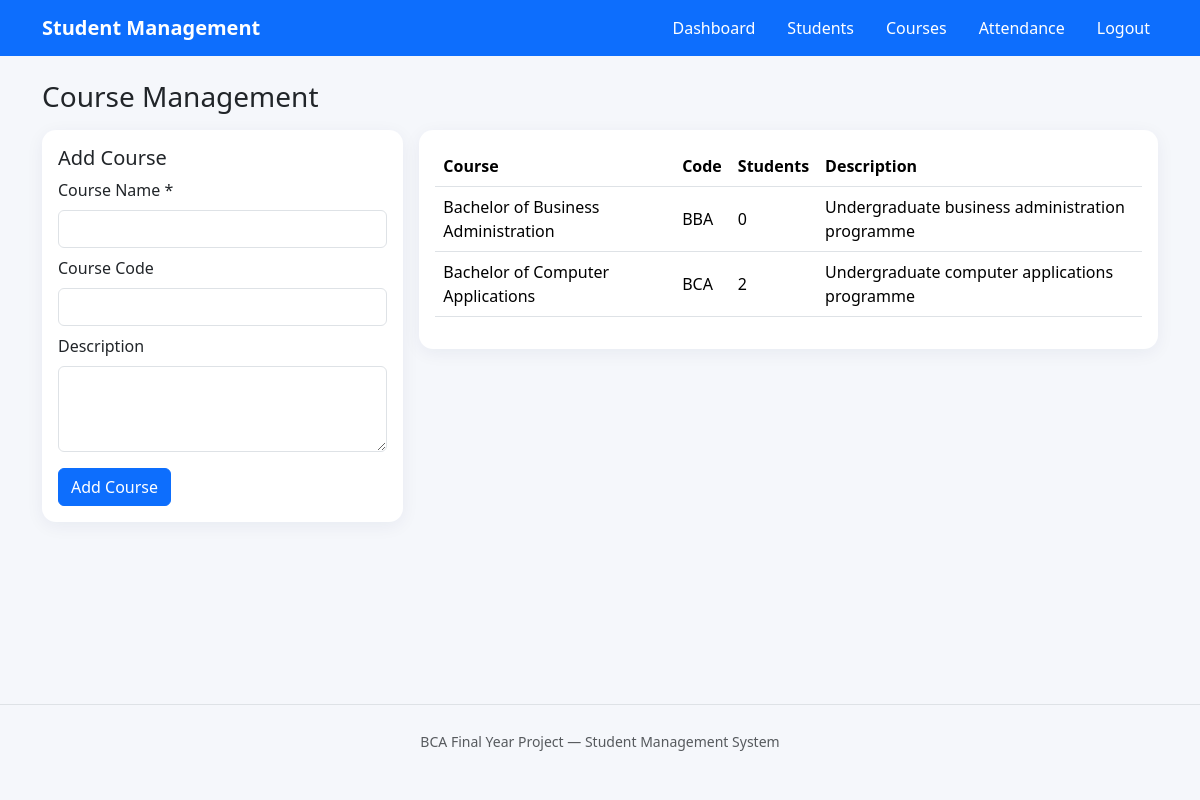
Screenshot of /courses.php (signed in) with the database file from the repository.
### tables this page shows
CREATE TABLE courses (
 id INT AUTO_INCREMENT PRIMARY KEY,
 course_name VARCHAR(120) NOT NULL,
 course_code VARCHAR(30) UNIQUE,
 description TEXT,
 created_at TIMESTAMP DEFAULT CURRENT_TIMESTAMP
);

### auth.php (called while the page is built, shortened)
<?php
function e($value): string {
    return htmlspecialchars((string)$value, ENT_QUOTES, 'UTF-8');
}

### courses.php (the view, shortened to what this page needs)
<?php
require_once 'config/database.php'; require_once 'includes/auth.php'; require_login();
$courses=$pdo->query('SELECT c.*, (SELECT COUNT(*) FROM students s WHERE s.course_id=c.id) AS student_count FROM courses c ORDER BY c.course_name')->fetchAll();
$page_title='Courses'; include 'includes/header.php';
?>
<h1 class="h3 mb-3">Course Management</h1>
<div class="row g-3"><div class="col-lg-4"><div class="card p-3"><h2 class="h5">Add Course</h2>
<form method="post"><input type="hidden" name="csrf_token" value="<?= e(csrf_token()) ?>">
<div class="mb-2"><label class="form-label">Course Name *</label><input class="form-control" name="course_name" required></div>
<div class="mb-2"><label class="form-label">Course Code</label><input class="form-control" name="course_code"></div>
<div class="mb-3"><label class="form-label">Description</label><textarea class="form-control" name="description" rows="3"></textarea></div>
<button class="btn btn-primary">Add Course</button></form></div></div>
<div class="col-lg-8"><div class="card p-3"><div class="table-responsive"><table class="table align-middle">
<thead><tr><th>Course</th><th>Code</th><th>Students</th><th>Description</th></tr></thead><tbody>
<?php foreach($courses as $c): ?><tr><td><?= e($c['course_name']) ?></td><td><?= e($c['course_code']) ?></td><td><?= (int)$c['student_count'] ?></td><td><?= e($c['description']) ?></td></tr><?php endforeach; ?>
</tbody></table></div></div></div></div>
<?php include 'includes/footer.php'; ?>

### style.css (style rules this page uses)
body { background: #f5f7fb; }
.card { border: 0; border-radius: 14px; box-shadow: 0 4px 18px rgba(20,40,80,.06); }
.table thead th { white-space: nowrap; }

### rows the page displays
courses: course_name "Bachelor of Business Administration", course_code "BBA", student_count "0", description "Undergraduate business administration programme"
courses: course_name "Bachelor of Computer Applications", course_code "BCA", student_count "2", description "Undergraduate computer applications programme"
